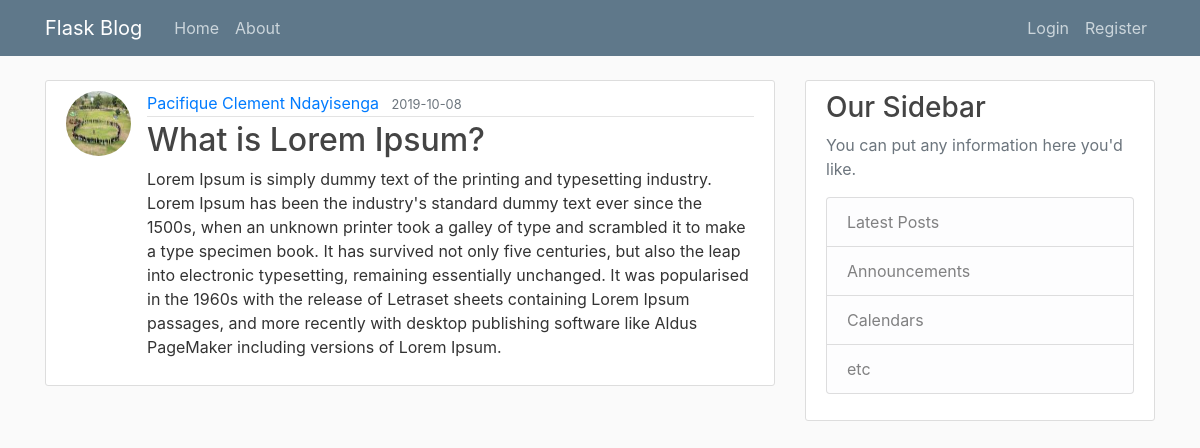
/posts/1, run on the app's committed database.
### models/user.py (models this page shows, shortened)
class User(db.Model, UserMixin):
    id = db.Column(db.Integer, primary_key=True)
    name = db.Column(db.String(250), nullable=False)
    email = db.Column(db.String(120), unique=True, nullable=False)
    image = db.Column(db.String(20), nullable=False, default='default.jpg')
    password = db.Column(db.String(60), nullable=False)
    posts = db.relationship('Post', backref='author', lazy=True)

### models/post.py (models this page shows, shortened)
class Post(db.Model):
    id = db.Column(db.Integer, primary_key=True)
    title = db.Column(db.String(250), nullable=False)
    date_posted = db.Column(db.DateTime, nullable=False,
                            default=datetime.utcnow)
    content = db.Column(db.Text, nullable=False)
    user_id = db.Column(db.Integer, db.ForeignKey('user.id'), nullable=False)

### routes/post.py (the view)
@posts.route('/posts/<int:post_id>')
def post(post_id):
    post = Post.query.get_or_404(post_id)
    return render_template('post.html', title=post.title, post=post)

### templates/post.html (shortened to what this page needs)
{% extends "layout.html" %}
{% block content %}
    <article class="media content-section">
      <img class="rounded-circle article-img" src="{{ url_for('static', filename='profile_pics/' + post.author.image) }}" alt="">
      <div class="media-body">
        <div class="article-metadata">
          <a class="mr-2" href="{{url_for('posts.user_posts', user_email=post.author.email)}}">{{ post.author.name }}</a>
          <small class="text-muted">{{ post.date_posted.strftime('%Y-%m-%d') }}</small>
        </div>
        <h2 class="article-title">{{ post.title }}</h2>
        <p class="article-content">{{ post.content }}</p>
      </div>
    </article>
{% endblock %}

### static/main.css (style rules this page uses)
body { background: #fafafa; color: #333333; margin-top: 5rem; }
h1, h2, h3, h4, h5, h6 { color: #444444; }
.content-section { background: #ffffff; padding: 10px 20px; border: 1px solid #dddddd; border-radius: 3px; margin-bottom: 20px; }
.article-title { color: #444444; }
.article-content { white-space: pre-line; }
.article-img { height: 65px; width: 65px; margin-right: 16px; }
.article-metadata { padding-bottom: 1px; margin-bottom: 4px; border-bottom: 1px solid #e3e3e3; }

### data on the page
User: image (picture), author.name "Pacifique Clement Ndayisenga"
Post: date_posted "2019-10-08", title "What is Lorem Ipsum?", content "Lorem Ipsum is simply dummy text of the printing and typesetting industry. Lorem Ipsum has been the industry's standard dummy text ever since the 1500s, when an unknown printer took a galley of type and scrambled it to make a type specimen book. It has survived not only five centuries, but also the leap into electronic typesetting, remaining essentially unchanged. It was popularised in the 1960s with the release of Letraset sheets containing Lorem Ipsum passages, and more recently with desktop publishing software like Aldus PageMaker including versions of Lorem Ipsum."
